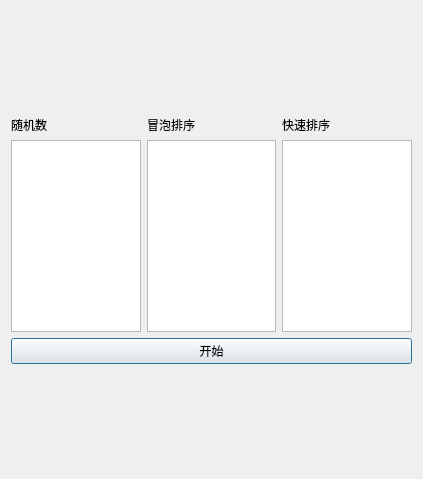
<?xml version="1.0" encoding="UTF-8"?>
<ui version="4.0">
 <class>Dialog</class>
 <widget class="QDialog" name="Dialog">
  <property name="geometry">
   <rect>
    <x>0</x>
    <y>0</y>
    <width>423</width>
    <height>479</height>
   </rect>
  </property>
  <property name="windowTitle">
   <string>Dialog</string>
  </property>
  <layout class="QHBoxLayout" name="horizontalLayout_2">
   <item>
    <layout class="QVBoxLayout" name="verticalLayout_4">
     <item>
      <spacer name="verticalSpacer">
       <property name="orientation">
        <enum>Qt::Vertical</enum>
       </property>
       <property name="sizeHint" stdset="0">
        <size>
         <width>20</width>
         <height>40</height>
        </size>
       </property>
      </spacer>
     </item>
     <item>
      <layout class="QHBoxLayout" name="horizontalLayout">
       <item>
        <spacer name="horizontalSpacer">
         <property name="orientation">
          <enum>Qt::Horizontal</enum>
         </property>
         <property name="sizeHint" stdset="0">
          <size>
           <width>40</width>
           <height>20</height>
          </size>
         </property>
        </spacer>
       </item>
       <item>
        <layout class="QVBoxLayout" name="verticalLayout">
         <item>
          <widget class="QLabel" name="label">
           <property name="text">
            <string>随机数</string>
           </property>
          </widget>
         </item>
         <item>
          <widget class="QListWidget" name="randomList"/>
         </item>
        </layout>
       </item>
       <item>
        <layout class="QVBoxLayout" name="verticalLayout_2">
         <item>
          <widget class="QLabel" name="label_2">
           <property name="text">
            <string>冒泡排序</string>
           </property>
          </widget>
         </item>
         <item>
          <widget class="QListWidget" name="bubbleSortList"/>
         </item>
        </layout>
       </item>
       <item>
        <layout class="QVBoxLayout" name="verticalLayout_3">
         <item>
          <widget class="QLabel" name="label_3">
           <property name="text">
            <string>快速排序</string>
           </property>
          </widget>
         </item>
         <item>
          <widget class="QListWidget" name="quickSortList"/>
         </item>
        </layout>
       </item>
       <item>
        <spacer name="horizontalSpacer_2">
         <property name="orientation">
          <enum>Qt::Horizontal</enum>
         </property>
         <property name="sizeHint" stdset="0">
          <size>
           <width>40</width>
           <height>20</height>
          </size>
         </property>
        </spacer>
       </item>
      </layout>
     </item>
     <item>
      <widget class="QPushButton" name="startButton">
       <property name="text">
        <string>开始</string>
       </property>
      </widget>
     </item>
     <item>
      <spacer name="verticalSpacer_2">
       <property name="orientation">
        <enum>Qt::Vertical</enum>
       </property>
       <property name="sizeHint" stdset="0">
        <size>
         <width>20</width>
         <height>40</height>
        </size>
       </property>
      </spacer>
     </item>
    </layout>
   </item>
  </layout>
 </widget>
 <resources/>
 <connections/>
</ui>
